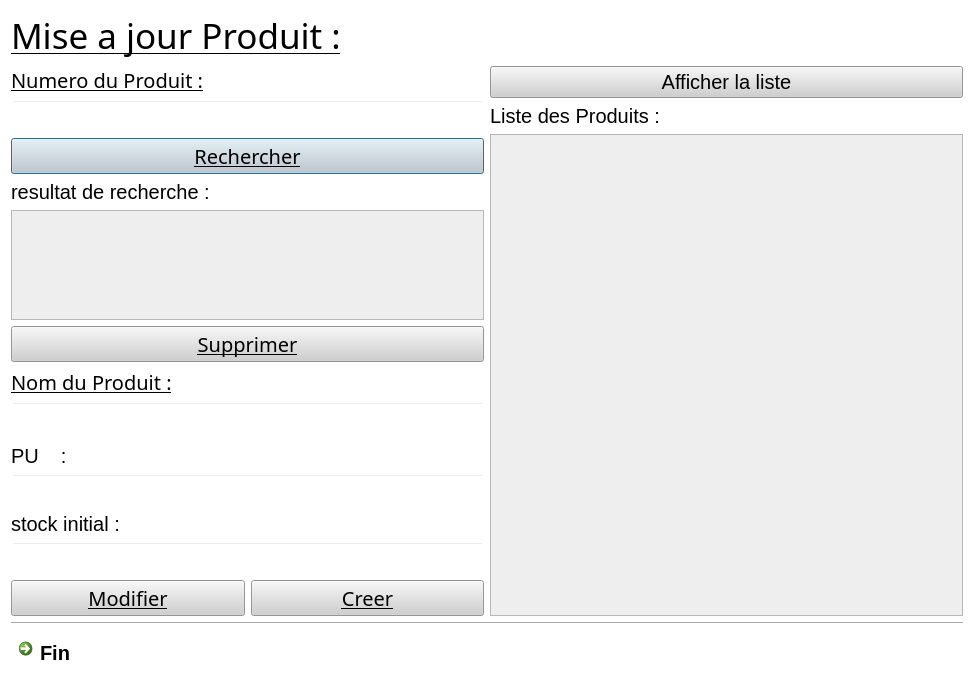
<?xml version="1.0" encoding="UTF-8"?>
<ui version="4.0">
 <class>produit</class>
 <widget class="QDialog" name="produit">
  <property name="geometry">
   <rect>
    <x>0</x>
    <y>0</y>
    <width>974</width>
    <height>686</height>
   </rect>
  </property>
  <property name="windowTitle">
   <string>Dialog</string>
  </property>
  <property name="styleSheet">
   <string notr="true">background-color: rgb(255, 255, 255);</string>
  </property>
  <layout class="QGridLayout" name="gridLayout">
   <item row="0" column="0" colspan="2">
    <layout class="QHBoxLayout" name="horizontalLayout">
     <item>
      <widget class="QLabel" name="label_3">
       <property name="font">
        <font>
         <family>MV Boli</family>
         <pointsize>-1</pointsize>
         <weight>50</weight>
         <italic>false</italic>
         <bold>false</bold>
         <underline>true</underline>
        </font>
       </property>
       <property name="styleSheet">
        <string notr="true">*{
font: 8pt &quot;MV Boli&quot;;
	background-color: rgb(255, 255, 255);
font-size:35px;
color: black;
border-radius:0px;
}</string>
       </property>
       <property name="text">
        <string>Mise a jour Produit :</string>
       </property>
      </widget>
     </item>
    </layout>
   </item>
   <item row="1" column="0">
    <layout class="QVBoxLayout" name="verticalLayout">
     <item>
      <widget class="QLabel" name="label">
       <property name="font">
        <font>
         <family>MV Boli</family>
         <pointsize>-1</pointsize>
         <weight>50</weight>
         <italic>false</italic>
         <bold>false</bold>
         <underline>true</underline>
        </font>
       </property>
       <property name="styleSheet">
        <string notr="true">font-size:20px;
background:transparent;
color:black;</string>
       </property>
       <property name="text">
        <string>Numero du Produit :</string>
       </property>
      </widget>
     </item>
     <item>
      <widget class="QLineEdit" name="lineEdit_numprod">
       <property name="styleSheet">
        <string notr="true">background:transparent;
color:black;font-size:20px;</string>
       </property>
      </widget>
     </item>
     <item>
      <widget class="QPushButton" name="pushButton_recherchprod">
       <property name="font">
        <font>
         <family>MV Boli</family>
         <pointsize>-1</pointsize>
         <weight>50</weight>
         <italic>false</italic>
         <bold>false</bold>
         <underline>true</underline>
        </font>
       </property>
       <property name="styleSheet">
        <string notr="true">font-size:20px;
background-color: rgb(207, 207, 207);
color:black;</string>
       </property>
       <property name="text">
        <string>Rechercher</string>
       </property>
      </widget>
     </item>
     <item>
      <widget class="QLabel" name="label_5">
       <property name="styleSheet">
        <string notr="true">background:transparent;
color:black;font-size:20px;</string>
       </property>
       <property name="text">
        <string>resultat de recherche :</string>
       </property>
      </widget>
     </item>
     <item>
      <widget class="QTableView" name="tableview0">
       <property name="styleSheet">
        <string notr="true">background-color: rgb(238, 238, 238);
color:black;font-size:15px;</string>
       </property>
      </widget>
     </item>
     <item>
      <widget class="QPushButton" name="pushButton_supprod">
       <property name="font">
        <font>
         <family>MV Boli</family>
         <pointsize>-1</pointsize>
         <weight>50</weight>
         <italic>false</italic>
         <bold>false</bold>
         <underline>true</underline>
        </font>
       </property>
       <property name="styleSheet">
        <string notr="true">font-size:20px;
background-color: rgb(207, 207, 207);
color:black;</string>
       </property>
       <property name="text">
        <string>Supprimer</string>
       </property>
      </widget>
     </item>
     <item>
      <widget class="QLabel" name="label_9">
       <property name="font">
        <font>
         <family>MV Boli</family>
         <pointsize>-1</pointsize>
         <weight>50</weight>
         <italic>false</italic>
         <bold>false</bold>
         <underline>true</underline>
        </font>
       </property>
       <property name="styleSheet">
        <string notr="true">font-size:20px;background:transparent;
color:black;</string>
       </property>
       <property name="text">
        <string>Nom du Produit :</string>
       </property>
      </widget>
     </item>
     <item>
      <widget class="QLineEdit" name="lineEdit_nomprod">
       <property name="font">
        <font>
         <family>MV Boli</family>
         <pointsize>-1</pointsize>
         <weight>50</weight>
         <italic>false</italic>
         <bold>false</bold>
         <underline>true</underline>
        </font>
       </property>
       <property name="styleSheet">
        <string notr="true">background:transparent;
color:black;font-size:20px;</string>
       </property>
       <property name="text">
        <string/>
       </property>
      </widget>
     </item>
     <item>
      <widget class="QLabel" name="label_2">
       <property name="styleSheet">
        <string notr="true">background:transparent;
color:black;font-size:20px;</string>
       </property>
       <property name="text">
        <string>PU    :</string>
       </property>
      </widget>
     </item>
     <item>
      <widget class="QLineEdit" name="lineEdit_pu">
       <property name="styleSheet">
        <string notr="true">background:transparent;
color:black;font-size:20px;</string>
       </property>
      </widget>
     </item>
     <item>
      <widget class="QLabel" name="label_4">
       <property name="styleSheet">
        <string notr="true">background:transparent;
color:black;font-size:20px;</string>
       </property>
       <property name="text">
        <string>stock initial :</string>
       </property>
      </widget>
     </item>
     <item>
      <widget class="QLineEdit" name="lineEdit_stkini">
       <property name="styleSheet">
        <string notr="true">background:transparent;
color:black;font-size:20px;</string>
       </property>
      </widget>
     </item>
     <item>
      <layout class="QHBoxLayout" name="horizontalLayout_2">
       <item>
        <widget class="QPushButton" name="pushButton_modprod">
         <property name="font">
          <font>
           <family>MV Boli</family>
           <pointsize>-1</pointsize>
           <weight>50</weight>
           <italic>false</italic>
           <bold>false</bold>
           <underline>true</underline>
          </font>
         </property>
         <property name="styleSheet">
          <string notr="true">font-size:20px;
background-color: rgb(207, 207, 207);
color:black;</string>
         </property>
         <property name="text">
          <string>Modifier</string>
         </property>
        </widget>
       </item>
       <item>
        <widget class="QPushButton" name="pushButton_creatprod">
         <property name="font">
          <font>
           <family>MV Boli</family>
           <pointsize>-1</pointsize>
           <weight>50</weight>
           <italic>false</italic>
           <bold>false</bold>
           <underline>true</underline>
          </font>
         </property>
         <property name="styleSheet">
          <string notr="true">font-size:20px;
background-color: rgb(207, 207, 207);
color:black;</string>
         </property>
         <property name="text">
          <string>Creer</string>
         </property>
        </widget>
       </item>
      </layout>
     </item>
    </layout>
   </item>
   <item row="1" column="1">
    <layout class="QVBoxLayout" name="verticalLayout_2">
     <item>
      <widget class="QPushButton" name="pushButton_5">
       <property name="styleSheet">
        <string notr="true">font-size:20px;
background-color: rgb(207, 207, 207);
color:black;</string>
       </property>
       <property name="text">
        <string>Afficher la liste</string>
       </property>
      </widget>
     </item>
     <item>
      <widget class="QLabel" name="label_6">
       <property name="styleSheet">
        <string notr="true">background:transparent;
color:black;font-size:20px;</string>
       </property>
       <property name="text">
        <string>Liste des Produits :</string>
       </property>
      </widget>
     </item>
     <item>
      <widget class="QTableView" name="tableViewprod">
       <property name="styleSheet">
        <string notr="true">background-color: rgb(238, 238, 238);
color:black;font-size:15px;</string>
       </property>
      </widget>
     </item>
    </layout>
   </item>
   <item row="2" column="0" colspan="2">
    <widget class="Line" name="line_3">
     <property name="orientation">
      <enum>Qt::Horizontal</enum>
     </property>
    </widget>
   </item>
   <item row="3" column="0" colspan="2">
    <layout class="QVBoxLayout" name="verticalLayout_3">
     <item>
      <widget class="QCommandLinkButton" name="commandLinkButton_2">
       <property name="styleSheet">
        <string notr="true">font-size:20px;
background-color: rgb(207, 207, 207);
color:black;</string>
       </property>
       <property name="text">
        <string>Fin</string>
       </property>
      </widget>
     </item>
    </layout>
   </item>
  </layout>
 </widget>
 <resources/>
 <connections/>
</ui>
